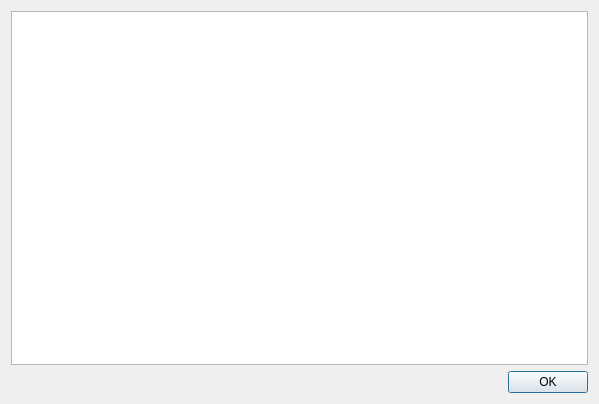
<?xml version="1.0" encoding="UTF-8"?>
<ui version="4.0">
 <class>EditaDialog</class>
 <widget class="QDialog" name="EditaDialog">
  <property name="geometry">
   <rect>
    <x>0</x>
    <y>0</y>
    <width>599</width>
    <height>404</height>
   </rect>
  </property>
  <property name="windowTitle">
   <string>Edita Libros</string>
  </property>
  <layout class="QVBoxLayout" name="verticalLayout">
   <item>
    <widget class="QTableView" name="libros"/>
   </item>
   <item>
    <layout class="QHBoxLayout" name="horizontalLayout">
     <item>
      <spacer name="horizontalSpacer">
       <property name="orientation">
        <enum>Qt::Horizontal</enum>
       </property>
       <property name="sizeHint" stdset="0">
        <size>
         <width>40</width>
         <height>20</height>
        </size>
       </property>
      </spacer>
     </item>
     <item>
      <widget class="QPushButton" name="ok">
       <property name="text">
        <string>OK</string>
       </property>
       <property name="icon">
        <iconset resource="icons.qrc">
         <normaloff>:/accept.png</normaloff>:/accept.png</iconset>
       </property>
      </widget>
     </item>
    </layout>
   </item>
  </layout>
 </widget>
 <resources>
  <include location="icons.qrc"/>
 </resources>
 <connections/>
</ui>
